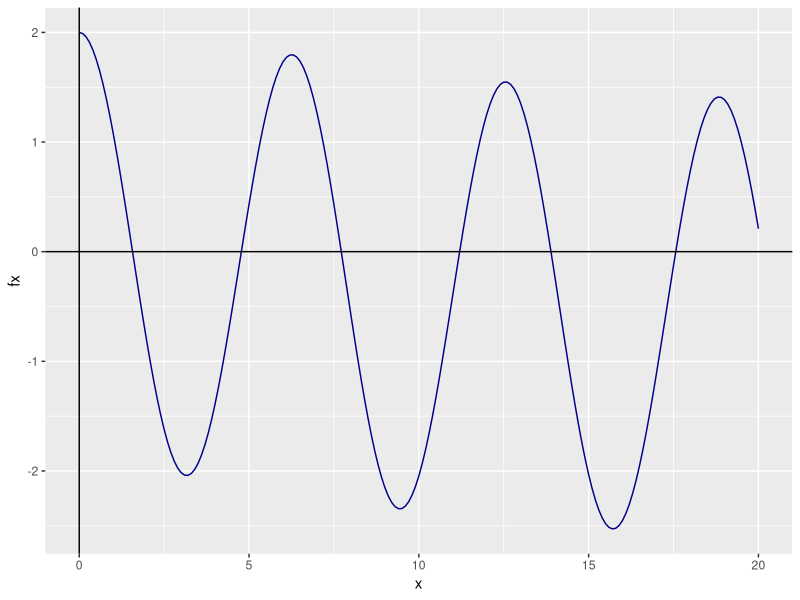
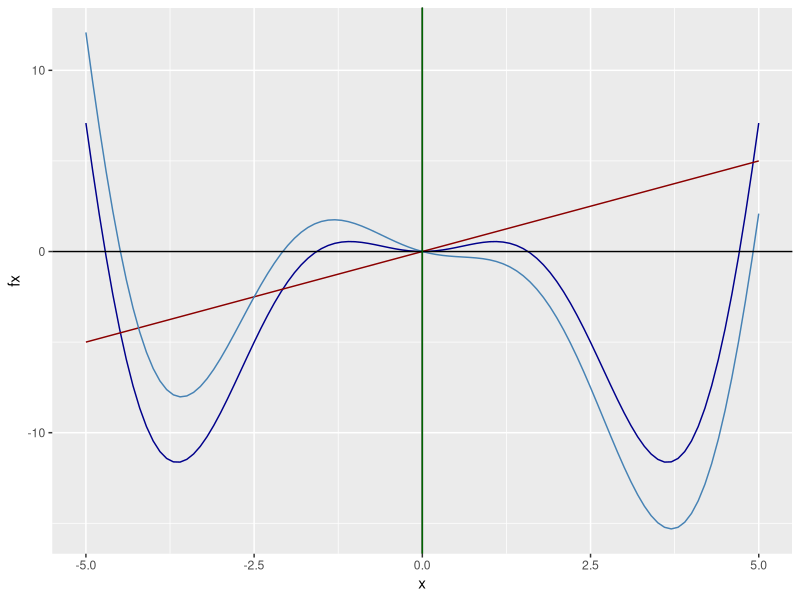

Write R code to recreate these figures, in order.
## ---- chunk 1
knitr::opts_chunk$set(echo = FALSE)
write_matex2 <- function(x) {
  begin = "\\begin{bmatrix}"
  end = "\\end{bmatrix}"
  X =
    apply(x, 1, function(x) {
      paste(
        paste(x, collapse = "&"),
        "\\\\"
      )
    })
  paste(c(begin, X, end), collapse = "")
}
## ---- chunk 2
  # Remplace 000000 a continuación por su número de resgistro y no edite nada más en este bloque
  NroReg = 000000
## ---- chunk 3
  d1 = floor( NroReg/10^5 )
  d2 = floor( (NroReg - d1*10^5)/10^4 )
  d3 = floor( (NroReg - d1*10^5 - d2*10^4)/10^3 )
  d4 = floor( (NroReg - d1*10^5 - d2*10^4 - d3*10^3)/10^2 )
  d5 = floor( (NroReg - d1*10^5 - d2*10^4 - d3*10^3 - d4*10^2)/10^1)
  d6 = floor( (NroReg - d1*10^5 - d2*10^4 - d3*10^3 - d4*10^2 - d5*10^1)/10^0)
## ---- chunk 4
  # Ingrese en este bloque de código las librerías que utilizará
  library(flextable)
  library(tidyverse)
## ---- chunk 5
  # Edite las líneas que considere erróneas
  # Comente al final de cada línea editada 
  Secante <- function(f,p0,p1,TOL,N){
    i <- 2
    q0 <- f(p0)
    q1 <- f(p1)
    while (i <= N){ #Cambio el == por <=
      p = p1 - q1*(p1-p0)/(q1-q0) #Modifico (q1-q0)/(p1-p0)
      if (abs(p-p1) < TOL){ #q-q1
        return(p)
      }
      i = i + 1
      p0 = p1 #p
      q0 = q1
      p1 = p #p0
      q1 = f(p) #f(q0)
    }
    return(paste('El metodo fallo luego de ', N, ' iteraciones')) #n por N
  } 
## ---- chunk 6
 # Ingrese en este bloque todo el código necesario para resolver el ejercicio 1.2
f <- function(x){
  return(2*cos(x)-exp(-10/x))
}

#Instancio un vector que me va a indicar los puntos en la función
x <- seq(0, 20, by = 0.1)

#Genero los puntos
fx <- f(x)

#Creo un data frame con los x e y
df <- data.frame(x, fx)

#Instancio los datos
gg_fx <- ggplot(data = df)

#Agrego la capa con los datos
gg_fx <- gg_fx + aes(x = x, y = fx)

#Est grafica una linea
gg_fx <- gg_fx + geom_line(linetype = 1, colour = "darkblue")

#Agrego el eje X
gg_fx <- gg_fx + geom_vline(xintercept = 0, linetype = 1)

#Agrego el eje Y
gg_fx <- gg_fx + geom_hline(yintercept = 0, linetype = 1)

#Grafico
gg_fx
## ---- chunk 7
 # Ingrese en este bloque todo el código necesario para resolver el ejercicio 1.3
Secante(f = f(0), p0 = 0, p1 = 2.5, TOL = 0.00001, N = 100)
Secante(f = f(4), p0 = 4, p1 = 5, TOL = 0.00001, N = 100)
Secante(f = f(7.5), p0 = 7.5, p1 = 8, TOL = 0.00001, N = 100)
Secante(f = f(10), p0 = 10, p1 = 11, TOL = 0.00001, N = 100)
Secante(f = f(13), p0 = 13, p1 = 15, TOL = 0.00001, N = 100)
Secante(f = f(17), p0 = 17, p1 = 18, TOL = 0.00001, N = 100)
## ---- chunk 8
# No edite este bloque (Debe correrlo para calcular el número de iteraciones y x0)
set.seed(NroReg)
nit = sample(c(5,7,9), size =1)
x0 = 20-round(rnorm(1,5,2),2)
x1 = x0 + 1
## ---- chunk 9
 # Ingrese en este bloque todo el código necesario para resolver el ejercicio 1.4
f <- function(x){
  return(2*cos(x)-exp(-10/x))
}  

Secante <- function(f,p0,p1,TOL,N){
    i <- 2
    q0 <- f(p0)
    q1 <- f(p1)
    while (i <= N){ #Cambio el == por <=
      p = p1 - q1*(p1-p0)/(q1-q0) #Modifico (q1-q0)/(p1-p0)
      if (abs(p-p1) < TOL){ #q-q1
        return(p)
      }
      i = i + 1
      p0 = p1 #p
      q0 = q1
      p1 = p #p0
      q1 = f(p) #f(q0)
      if(i <= 7){
        print(p)
      }
    }
    return(paste('El metodo fallo luego de ', N, ' iteraciones')) #n por N
}
Secante(f = f(16.25), p0 = 16.25, p1 = 17.25, TOL = 0.00001, N = 100)
## ---- chunk 10
 # Ingrese en este bloque todo el código necesario para resolver el ejercicio 2.2

f <- function(x){
return(x^2*cos(x))
}

#Método de punto fijo
PuntoFijo <- function(p0, n = 100, tol){
  #Donde p0 es la aproximación inicial
  #El número máximo de iteraciones n viene por default en 100
  #Y tol es la toleranacia al error
  
  #Instancio las listas vacias
  lista_p <- c(NULL)
  lista_gp <- c(NULL)
  
  for (i in 1:n) {
    #Calculo p
    p <- f(p0)
    
    lista_p[i] <- p0
    lista_gp[i] <- p
    
    if(abs(p-p0) <= tol){
      #Creo un data frame con las listas
      datos <- data.frame(lista_p, lista_gp)
      colnames(datos) <- c("P", "G(P)")
      print(datos)
      return(p)
    }
    
    p0 <- p
  }
  
  #En el caso de que falle el método
  return(paste('El método falla luego de: ', n, ' iteraciones'))
}

#Pruebo el cumplimiento del teorema de existencia.
#Se observa que la función es continua

fprima <- D(expression(x^2*cos(x)), "x")

fprima

fprima <- function(x){
  return(2 * x * cos(x) - x^2 * sin(x))
}

# Intervalo [-5;-4.5]
x <- seq(-5, -4.5, by =0.1)

#Genero los puntos
fprimax <- fprima(x)

#Creo un data frame con los x e y
df <- data.frame(x, fprimax)

#Lo imprimo
df

# Intervalo [-2.5;-1.5]
x <- seq(-2, -1.5, by =0.1)

#Genero los puntos
fprimax <- fprima(x)

#Creo un data frame con los x e y
df <- data.frame(x, fprimax)

#Lo imprimo
df

# Intervalo [-0.1;0.1]
x <- seq(-0.1, 0.1, by =0.01)

#Genero los puntos
fprimax <- fprima(x)

#Creo un data frame con los x e y
df <- data.frame(x, fprimax)

#Lo imprimo
df

# Intervalo [1.5;2]
x <- seq(1.5, 2, by =0.1)

#Genero los puntos
fprimax <- fprima(x)

#Creo un data frame con los x e y
df <- data.frame(x, fprimax)

#Lo imprimo
df

# Intervalo [4.5;5]
x <- seq(4.5, 5, by =0.1)

#Genero los puntos
fprimax <- fprima(x)

#Creo un data frame con los x e y
df <- data.frame(x, fprimax)

#Lo imprimo
df

raiz <- PuntoFijo(p0 = 0, tol = 0.00001)
print(paste("La raiz es: ", raiz))
## ---- chunk 11
# No edite este bloque (Debe correrlo para calcular el número de iteraciones y x0)
set.seed(NroReg)
nit = sample(c(9,6,8), size =1)
x0 = sample(c(-0.5,1.4), size =1)
## ---- chunk 12
 # Ingrese en este bloque todo el código necesario para resolver el ejercicio 2.3
  
## ---- chunk 13
 # Ingrese en este bloque todo el código necesario para resolver el ejercicio 2.4
f <- function(x){
return(x^2*cos(x))
}

#La función para graficar la raiz
g <- function(x){
return(-x+x^2*cos(x))
}

#Instancio un vector que me va a indicar los puntos en la función
x <- seq(-5, 5, by = 0.1)

#Genero los puntos
fx <- f(x)

#Creo un data frame con los x e y
df <- data.frame(x, fx)

#Instancio los datos
gg_fx <- ggplot(data = df)

#Agrego la capa con los datos
gg_fx <- gg_fx + aes(x = x, y = fx)

#Est grafica una linea
gg_fx <- gg_fx + geom_line(linetype = 1, colour = "darkblue")

#Gráfico x = y
gg_fx <- gg_fx + geom_line(aes(y = x), colour = "darkred")

#Gráfico la función del ejercicio donde esta la raiz
gg_fx <- gg_fx + geom_line(aes(x = x, y = g(x)), colour = "steelblue")

#Agrego el eje X
gg_fx <- gg_fx + geom_vline(xintercept = 0, linetype = 1)

#Agrego el eje Y
gg_fx <- gg_fx + geom_hline(yintercept = 0, linetype = 1)

#Agrego la linea recta que une los puntos entre la función del ejercicio, el punto fijo y la raiz
gg_fx <- gg_fx + geom_vline(xintercept = raiz, linetype = 1, colour="darkgreen")

#Grafico
gg_fx 
## ---- chunk 14
  set.seed(NroReg)
  datos = matrix(rnorm(3000,10,2),nrow = 1000, ncol = 3)
  A = round(cor(datos),4)
  rm(datos)
  B = matrix(round(rnorm(16,20,5),0),nrow = 4, ncol = 4)
## ---- chunk 15
 # Ingrese en este bloque todo el código necesario para resolver el ejercicio 3.1
 Cholesky <- function(A){
  n <- nrow(A)
  
  L <- matrix(rep(0, times = n^2), nrow = n, ncol = n, byrow = TRUE)
  
  # Paso 1 ------------------------------------------------------------------
  L[1,1] <- sqrt(A[1,1])
  

  # Paso 2 ------------------------------------------------------------------
  for (j in 2:n){
    L[j,1] <- A[j,1]/L[1,1]
  }
  

  # Paso 3 ------------------------------------------------------------------
  for (i in 2:(n-1)) {

    # Paso 4 ------------------------------------------------------------------
    suma <- 0
    for (k in 1:(i-1)) {
      suma <- suma + L[i,k]^2
    }
    
    L[i,i] <- sqrt(A[i,i] - suma)
    

    # Paso 5 ------------------------------------------------------------------
    for (j in (i+1):n) {
      
      suma <- 0
      for (k in 1:(i-1)) {
        suma <- suma + L[j,k]*L[i,k]
      }
      
      L[j,i] <- (A[j,i] - suma)/L[i,i] 
      
    }
  }
  
  # Paso 6 ------------------------------------------------------------------
  suma <- 0
  for (k in 1:(n-1)) {
    suma <- suma + L[n,k]^2
  }
  
  L[n,n] <- sqrt(A[n,n]-suma)
  
  return(L)
  
}

A <- matrix(c(1, -0.0126, 0.012,
              -0.0126, 1, 0.0206,
              0.012, 0.206, 1), nrow = 3, ncol = 3, byrow = TRUE)

test <- Cholesky(A)

print(test)

print(test%*%t(test)) 
## ---- chunk 16
 # Ingrese en este bloque todo el código necesario para resolver el ejercicio 3.2
  LU <- function(matriz_coeficientes){
  n_incognitas = nrow(matriz_coeficientes)
  
  L <- matrix(rep(0, times = n_incognitas^2), nrow = n_incognitas, ncol = n_incognitas, byrow = TRUE)
  U <- matrix(rep(0, times = n_incognitas^2), nrow = n_incognitas, ncol = n_incognitas, byrow = TRUE)
  
  # -------- PASO 1
  for (i in 1:(n_incognitas-1)) {
    #Completo con 1 la diagonal principal de L.
    L[i,i] <- 1
    
    for (j in (i+1):n_incognitas) {
      L[i,j] <- 0
    }
  }
  
  #El último lo completo a mano
  L[n_incognitas, n_incognitas] <- 1
  
  U[1,1] <- matriz_coeficientes[1,1]
  
  
  if(U[1,1] == 0){
    return("factorizacion imposible")
  }
  
  # -------- PASO 2
  
  for (j in 2:n_incognitas) {
    U[1,j] <- matriz_coeficientes[1,j]
    L[j,1] <- matriz_coeficientes[j,1]/U[1,1]
  }
  
  
  # -------- PASO 3
  
  for(i in 2:(n_incognitas-1)){
    
    # -------- PASO 4
    suma <- 0
    for (k in 1:(i-1)) {
      suma <- suma + L[i,k]*U[k,i]
    }
    
    U[i,i] <- matriz_coeficientes[i,i] - suma
    
    
    if(U[i,i] == 0){
      return("factorizacion imposible")
    }
    
    # -------- PASO 5
    
    for (j in (i+1):n_incognitas) {
      sumaU <- 0
      sumaL <- 0
      for (k in 1:(i-1)) {
        sumaU <- sumaU + L[i,k]*U[k,j]
        sumaL <- sumaL + L[j,k]*U[k,i]
      }
      
      U[i,j] <- (1/L[i,i])* (matriz_coeficientes[i,j] - sumaU)
      L[j,i] <- (1/U[i,i])* (matriz_coeficientes[j,i] - sumaL)
      
    }
    
    
  }
  
  
  # -------- PASO 6
  
  
  suma <- 0
  for (k in 1:(n_incognitas-1)) {
    suma <- suma + L[n_incognitas,k]*U[k,n_incognitas]
  }
  U[n_incognitas, n_incognitas] <- matriz_coeficientes[n_incognitas,n_incognitas] - suma
  
  
  # -------- PASO 7
  return(list("L" = L, "U" = U))
}

A <- matrix(c(17, 15, 30, 20,
              22, 23, 27, 8,
              13, 19, 22, 20,
              14, 18, 14, 27), nrow = 4, ncol = 4, byrow = TRUE)

LU(matriz_coeficientes = A)

L <- LU(A)$L
U <- LU(A)$U

L%*%U
## ---- chunk 17
# No edite nada en ese bloque
f = function(x) qbeta(x, shape1 = 3, shape2 = 2)
x = seq(0,1, by = 0.1)
y = round(f(x),4)

df = data.frame(x,y)
df %>% 
  flextable() %>%
  colformat_num(digits = 4)
set.seed(NroReg)
x0 = 0.5213 # x[runif(1,min=1, max=length(x))]+0.075
## ---- chunk 18
 # Ingrese en este bloque todo el código necesario para resolver el ejercicio 4.1
  
## ---- chunk 19
 # Ingrese en este bloque todo el código necesario para resolver el ejercicio 4.2
  
## ---- chunk 20
 # Ingrese en este bloque todo el código necesario para resolver el ejercicio 4.3
  
## ---- chunk 21
 # Ingrese en este bloque todo el código necesario para resolver el ejercicio 4.4
  
## ---- chunk 22
 # Ingrese en este bloque todo el código necesario para resolver el ejercicio 4.5
  
